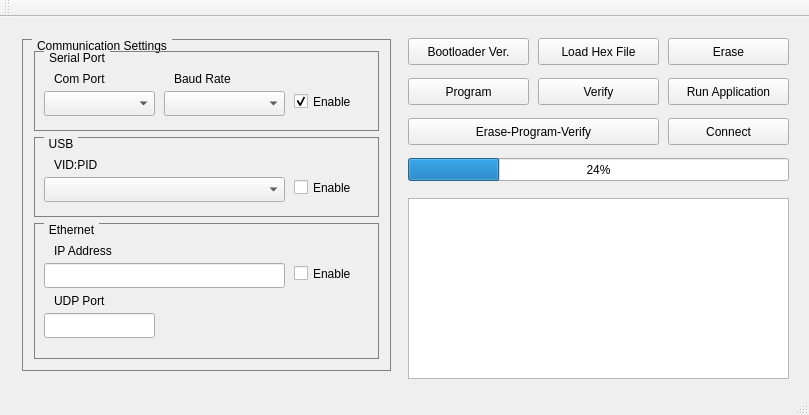
<?xml version="1.0" encoding="UTF-8"?>
<ui version="4.0">
 <class>CPIC32UBLDlg</class>
 <widget class="QMainWindow" name="CPIC32UBLDlg">
  <property name="windowModality">
   <enum>Qt::ApplicationModal</enum>
  </property>
  <property name="geometry">
   <rect>
    <x>0</x>
    <y>0</y>
    <width>809</width>
    <height>415</height>
   </rect>
  </property>
  <property name="sizePolicy">
   <sizepolicy hsizetype="Fixed" vsizetype="Fixed">
    <horstretch>0</horstretch>
    <verstretch>0</verstretch>
   </sizepolicy>
  </property>
  <property name="windowTitle">
   <string>PIC32UBL</string>
  </property>
  <property name="styleSheet">
   <string notr="true">QGroupBox {
    border: 1px solid gray;
    margin-top: 0.5em;
}

QGroupBox::title {
    subcontrol-origin: margin;
    left: 10px;
    padding: 0 3px 0 3px;
}

</string>
  </property>
  <widget class="QWidget" name="centralWidget">
   <layout class="QGridLayout" name="gridLayout">
    <item row="0" column="0">
     <layout class="QHBoxLayout" name="horizontalLayout">
      <item>
       <widget class="QWidget" name="widget" native="true">
        <layout class="QVBoxLayout" name="verticalLayout">
         <item>
          <widget class="QGroupBox" name="groupBox">
           <property name="title">
            <string>Communication Settings</string>
           </property>
           <layout class="QVBoxLayout" name="verticalLayout_4">
            <item>
             <widget class="QGroupBox" name="groupBox_4">
              <property name="maximumSize">
               <size>
                <width>16777215</width>
                <height>80</height>
               </size>
              </property>
              <property name="title">
               <string>Serial Port</string>
              </property>
              <widget class="QLabel" name="label">
               <property name="geometry">
                <rect>
                 <x>20</x>
                 <y>20</y>
                 <width>71</width>
                 <height>16</height>
                </rect>
               </property>
               <property name="text">
                <string>Com Port</string>
               </property>
              </widget>
              <widget class="QComboBox" name="ctrlComboBoxComPort">
               <property name="geometry">
                <rect>
                 <x>10</x>
                 <y>40</y>
                 <width>111</width>
                 <height>25</height>
                </rect>
               </property>
              </widget>
              <widget class="QComboBox" name="ctrlComboBoxBaudRate">
               <property name="geometry">
                <rect>
                 <x>130</x>
                 <y>40</y>
                 <width>121</width>
                 <height>25</height>
                </rect>
               </property>
              </widget>
              <widget class="QLabel" name="label_2">
               <property name="geometry">
                <rect>
                 <x>140</x>
                 <y>20</y>
                 <width>81</width>
                 <height>16</height>
                </rect>
               </property>
               <property name="text">
                <string>Baud Rate</string>
               </property>
              </widget>
              <widget class="QCheckBox" name="ctrlCheckBoxComEnable">
               <property name="geometry">
                <rect>
                 <x>260</x>
                 <y>40</y>
                 <width>90</width>
                 <height>21</height>
                </rect>
               </property>
               <property name="text">
                <string>Enable</string>
               </property>
               <property name="checked">
                <bool>true</bool>
               </property>
              </widget>
             </widget>
            </item>
            <item>
             <widget class="QGroupBox" name="groupBox_3">
              <property name="maximumSize">
               <size>
                <width>16777215</width>
                <height>80</height>
               </size>
              </property>
              <property name="title">
               <string>USB</string>
              </property>
              <widget class="QComboBox" name="ctrlComboBoxVIDPID">
               <property name="geometry">
                <rect>
                 <x>10</x>
                 <y>40</y>
                 <width>241</width>
                 <height>25</height>
                </rect>
               </property>
              </widget>
              <widget class="QCheckBox" name="ctrlCheckBoxUSBEnable">
               <property name="geometry">
                <rect>
                 <x>260</x>
                 <y>40</y>
                 <width>90</width>
                 <height>21</height>
                </rect>
               </property>
               <property name="text">
                <string>Enable</string>
               </property>
              </widget>
              <widget class="QLabel" name="label_3">
               <property name="geometry">
                <rect>
                 <x>20</x>
                 <y>20</y>
                 <width>71</width>
                 <height>16</height>
                </rect>
               </property>
               <property name="text">
                <string>VID:PID</string>
               </property>
              </widget>
             </widget>
            </item>
            <item>
             <widget class="QGroupBox" name="groupBox_2">
              <property name="maximumSize">
               <size>
                <width>16777215</width>
                <height>16777215</height>
               </size>
              </property>
              <property name="title">
               <string>Ethernet</string>
              </property>
              <widget class="QCheckBox" name="ctrlCheckBoxEthEnable">
               <property name="geometry">
                <rect>
                 <x>260</x>
                 <y>40</y>
                 <width>90</width>
                 <height>21</height>
                </rect>
               </property>
               <property name="text">
                <string>Enable</string>
               </property>
              </widget>
              <widget class="QLabel" name="label_4">
               <property name="geometry">
                <rect>
                 <x>20</x>
                 <y>20</y>
                 <width>71</width>
                 <height>16</height>
                </rect>
               </property>
               <property name="text">
                <string>IP Address</string>
               </property>
              </widget>
              <widget class="QLineEdit" name="ctrlEditBoxIPaddress">
               <property name="geometry">
                <rect>
                 <x>10</x>
                 <y>40</y>
                 <width>241</width>
                 <height>25</height>
                </rect>
               </property>
              </widget>
              <widget class="QLabel" name="label_5">
               <property name="geometry">
                <rect>
                 <x>20</x>
                 <y>70</y>
                 <width>71</width>
                 <height>16</height>
                </rect>
               </property>
               <property name="text">
                <string>UDP Port</string>
               </property>
              </widget>
              <widget class="QLineEdit" name="ctrlEditBoxSocketaddress">
               <property name="geometry">
                <rect>
                 <x>10</x>
                 <y>90</y>
                 <width>111</width>
                 <height>25</height>
                </rect>
               </property>
              </widget>
             </widget>
            </item>
           </layout>
          </widget>
         </item>
        </layout>
       </widget>
      </item>
      <item>
       <widget class="QWidget" name="widget_2" native="true">
        <widget class="QPushButton" name="ctrlButtonBootloaderVer">
         <property name="geometry">
          <rect>
           <x>0</x>
           <y>10</y>
           <width>121</width>
           <height>27</height>
          </rect>
         </property>
         <property name="text">
          <string>Bootloader Ver.</string>
         </property>
        </widget>
        <widget class="QPushButton" name="ctrlButtonLoadHex">
         <property name="geometry">
          <rect>
           <x>130</x>
           <y>10</y>
           <width>121</width>
           <height>27</height>
          </rect>
         </property>
         <property name="text">
          <string>Load Hex File</string>
         </property>
        </widget>
        <widget class="QPushButton" name="ctrlButtonErase">
         <property name="geometry">
          <rect>
           <x>260</x>
           <y>10</y>
           <width>121</width>
           <height>27</height>
          </rect>
         </property>
         <property name="text">
          <string>Erase</string>
         </property>
        </widget>
        <widget class="QPushButton" name="ctrlButtonProgram">
         <property name="geometry">
          <rect>
           <x>0</x>
           <y>50</y>
           <width>121</width>
           <height>27</height>
          </rect>
         </property>
         <property name="text">
          <string>Program</string>
         </property>
        </widget>
        <widget class="QPushButton" name="ctrlButtonVerify">
         <property name="geometry">
          <rect>
           <x>130</x>
           <y>50</y>
           <width>121</width>
           <height>27</height>
          </rect>
         </property>
         <property name="text">
          <string>Verify</string>
         </property>
        </widget>
        <widget class="QPushButton" name="ctrlButtonRunApplication">
         <property name="geometry">
          <rect>
           <x>260</x>
           <y>50</y>
           <width>121</width>
           <height>27</height>
          </rect>
         </property>
         <property name="text">
          <string>Run Application</string>
         </property>
        </widget>
        <widget class="QPushButton" name="ctrlButtonEraseProgVerify">
         <property name="geometry">
          <rect>
           <x>0</x>
           <y>90</y>
           <width>251</width>
           <height>27</height>
          </rect>
         </property>
         <property name="text">
          <string>Erase-Program-Verify</string>
         </property>
        </widget>
        <widget class="QPushButton" name="ctrlButtonConnectDevice">
         <property name="geometry">
          <rect>
           <x>260</x>
           <y>90</y>
           <width>121</width>
           <height>27</height>
          </rect>
         </property>
         <property name="text">
          <string>Connect</string>
         </property>
        </widget>
        <widget class="QProgressBar" name="ctrlProgressBar">
         <property name="geometry">
          <rect>
           <x>0</x>
           <y>130</y>
           <width>381</width>
           <height>23</height>
          </rect>
         </property>
         <property name="value">
          <number>24</number>
         </property>
        </widget>
        <widget class="QPlainTextEdit" name="ctrlEditConsole">
         <property name="geometry">
          <rect>
           <x>0</x>
           <y>170</y>
           <width>381</width>
           <height>181</height>
          </rect>
         </property>
        </widget>
       </widget>
      </item>
     </layout>
    </item>
   </layout>
  </widget>
  <widget class="QToolBar" name="mainToolBar">
   <attribute name="toolBarArea">
    <enum>TopToolBarArea</enum>
   </attribute>
   <attribute name="toolBarBreak">
    <bool>false</bool>
   </attribute>
  </widget>
  <widget class="QStatusBar" name="statusBar"/>
 </widget>
 <layoutdefault spacing="6" margin="11"/>
 <resources/>
 <connections/>
</ui>
